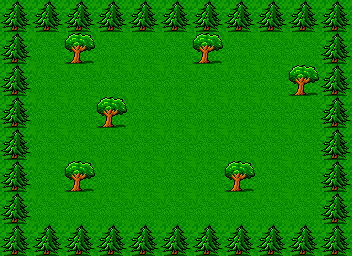

A level layout from a 2D game, rendered from its tile map. Below: a short description, then the map file with tile-grid data replaced by summaries:
An orthogonal 11x8 tile map with 32x32 px tiles, 1 tile layer (1), 1 hidden layer not drawn, 3 tilesets and 2 objects (trap, warp).

<map version="1.0" orientation="orthogonal" width="11" height="8" tilewidth="32" tileheight="32">
 <tileset firstgid="1" name=".dgfeatures" tilewidth="32" tileheight="32">
  <image source="../gfx/tiles/dg_features32.gif" width="288" height="416" />
 </tileset>
 <tileset firstgid="118" name="obstacles" tilewidth="32" tileheight="32">
  <image source="../gfx/redsquare.png" width="32" height="32" />
 </tileset>
 <tileset firstgid="119" name="redsquare" tilewidth="32" tileheight="32">
  <image source="../gfx/redsquare.png" width="32" height="32" />
 </tileset>
 <layer name="1" width="11" height="8">
  <data>[88 cells, 88 non-empty, 3 distinct tile ids]</data>
 </layer>
 <layer name="obstacles" width="11" height="8" visible="0">
  <data>[88 cells, 40 non-empty, 1 distinct tile ids]</data>
 </layer>
 <objectgroup name="events" width="11" height="8">
  <object name="1" type="trap" x="128" y="64" width="32" height="32" />
  <object name="2" type="warp" x="288" y="32" width="32" height="32">
   <properties>
    <property name="destX" value="1" />
    <property name="destY" value="6" />
   </properties>
  </object>
 </objectgroup>
</map>